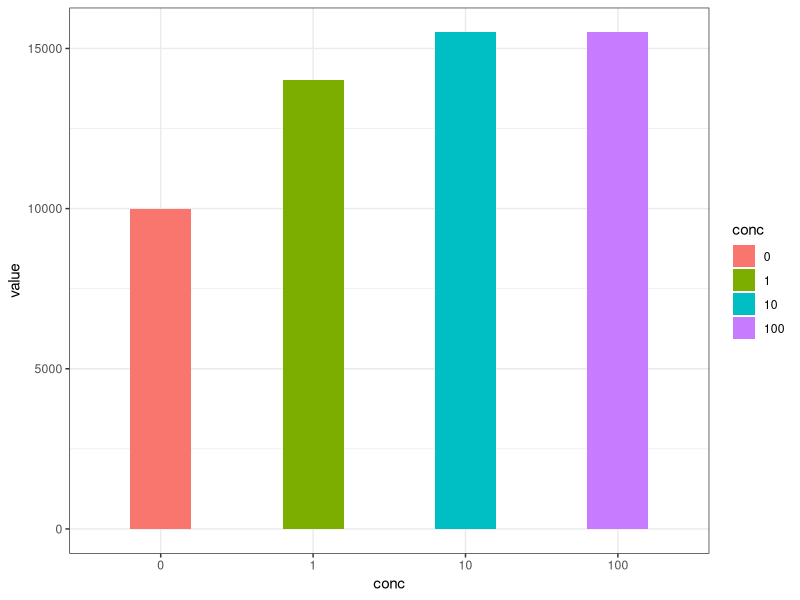

Write the R code that produced this figure.
## ---- chunk 1
id <- c(1)
team_name <- c("iBowu-China")
project <- c("Biocontrol of Soft Rot")
year <- c(2019)
wiki <- c("https://2019.igem.org/Team:iBowu-China")

igem_team <- data.frame(id,team_name,project,year,wiki)
knitr::kable(igem_team)
igem_team
## ---- chunk 2
id <- 1:7
BBid <- c("BBa_J23101","BBa_B0034","BBa_C0062","BBa_B0015", "BBa_R0062", "BBa_I732017","BBa_B0015")
type <- c("promoter", "RBS","regulatory","terminator", "promoter", "coding","terminator")
link <- c("http://parts.igem.org/Part:BBa_J23101",
           "http://parts.igem.org/Part:BBa_B0034",
           "http://parts.igem.org/Part:BBa_C0062",
           "http://parts.igem.org/Part:BBa_B0015",
          "http://parts.igem.org/Part:BBa_R0062",
          "http://parts.igem.org/Part:BBa_I732017",
          "http://parts.igem.org/Part:BBa_B0015")
backbone <- rep("PSB3K3", length(id))
device_id <- paste0("D", sprintf("%04d", rep(1, length(id))) )
team_name <- rep("iBowu-China", length(id))
user <- rep("JinjuLee119", length(id))

igem_part <- data.frame(id, BBid, type, link, backbone, device_id, team_name, user)
knitr::kable(igem_part)
## ---- chunk 3
id <- c(1:4)
strain <- rep("E.coli", length(id))
indc <- rep("OHHL", length(id))
conc <- c(0, 1, 10, 100)
value <- c(10000, 14000, 15500, 15500)
valunit <- rep("Fluorescence intensity", length(id))
incubhr <- rep("100 minutes", length(id))
incubtemp <- rep("37 ℃", length(id))
device_id <- rep("D0001", length(id))
link <- c("http://parts.igem.org/Part:BBa_R0062","http://parts.igem.org/Part:BBa_R0062","http://parts.igem.org/Part:BBa_R0062","http://parts.igem.org/Part:BBa_R0062")

igem_obs <- data.frame(id, strain, indc, conc, value,
                        valunit, incubhr, incubtemp,
                       device_id, link)
knitr::kable(igem_obs)
## ---- chunk 4
id <- c(1:6)
indc <- rep("AHL", length(id))
conc <- c(0.1, 1, 10, 100,500,1000)
value <- c(10,100,200000,300000,400000,350000)
valunit <- rep("FLU", length(id))
incubhr <- rep("overnight", length(id))
incubtemp <- rep("37 ℃", length(id))
device_id <- rep("D0001", length(id))
link <- c("https://2019.igem.org/Team:iBowu-China/Demonstrate#ResultCellFree","https://2019.igem.org/Team:iBowu-China/Demonstrate#ResultCellFree","https://2019.igem.org/Team:iBowu-China/Demonstrate#ResultCellFree","https://2019.igem.org/Team:iBowu-China/Demonstrate#ResultCellFree","https://2019.igem.org/Team:iBowu-China/Demonstrate#ResultCellFree","https://2019.igem.org/Team:iBowu-China/Demonstrate#ResultCellFree")

igem_obs_2 <- data.frame(id, indc, conc, value,
                        valunit, incubhr, incubtemp,
                       device_id, link)
knitr::kable(igem_obs_2)
## ---- chunk 5
library(tidyverse)
igem_promoter <- igem_part %>%
  left_join(igem_team, by="team_name") %>%
  left_join(igem_obs, by="device_id")

knitr::kable(igem_promoter)
## ---- chunk 6
colnames(igem_promoter)

plot_data <- igem_promoter %>%
  filter(BBid=="BBa_R0062") %>%
  select(indc, conc, value) %>%
  mutate(indc=factor(indc),conc=factor(conc))

ggplot(plot_data, aes(x=conc, y=value, fill=conc))+
  geom_bar(stat="identity", position=position_dodge(width=0.5), width=0.4)+
  theme_bw()
